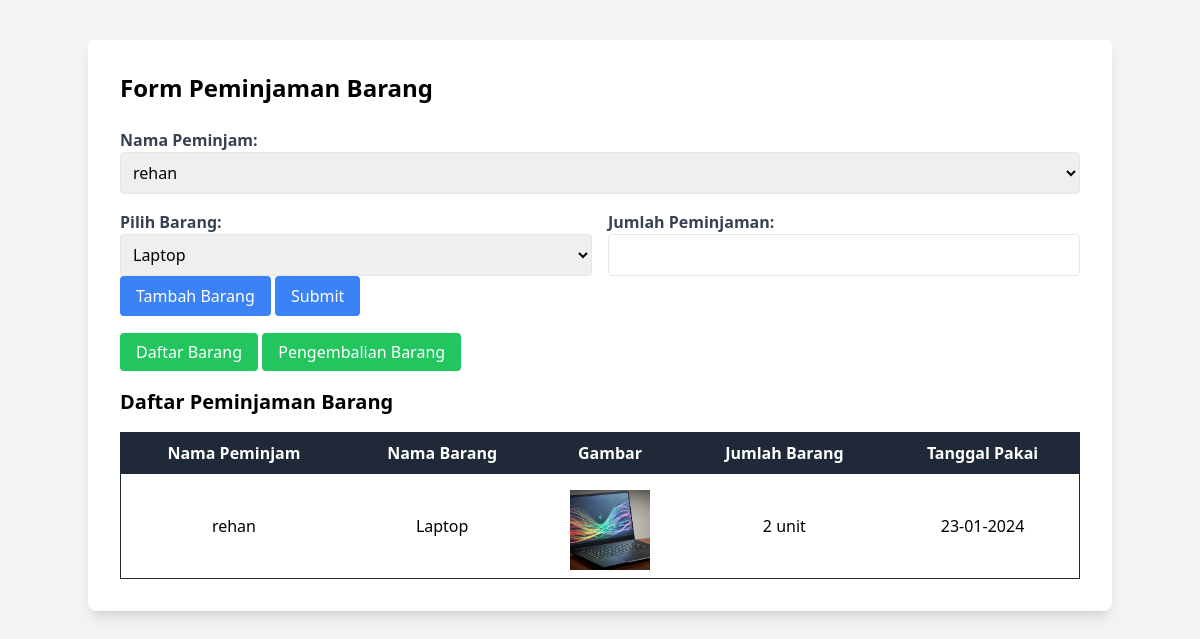
The page /src/View/index.php on the database as committed earlier.
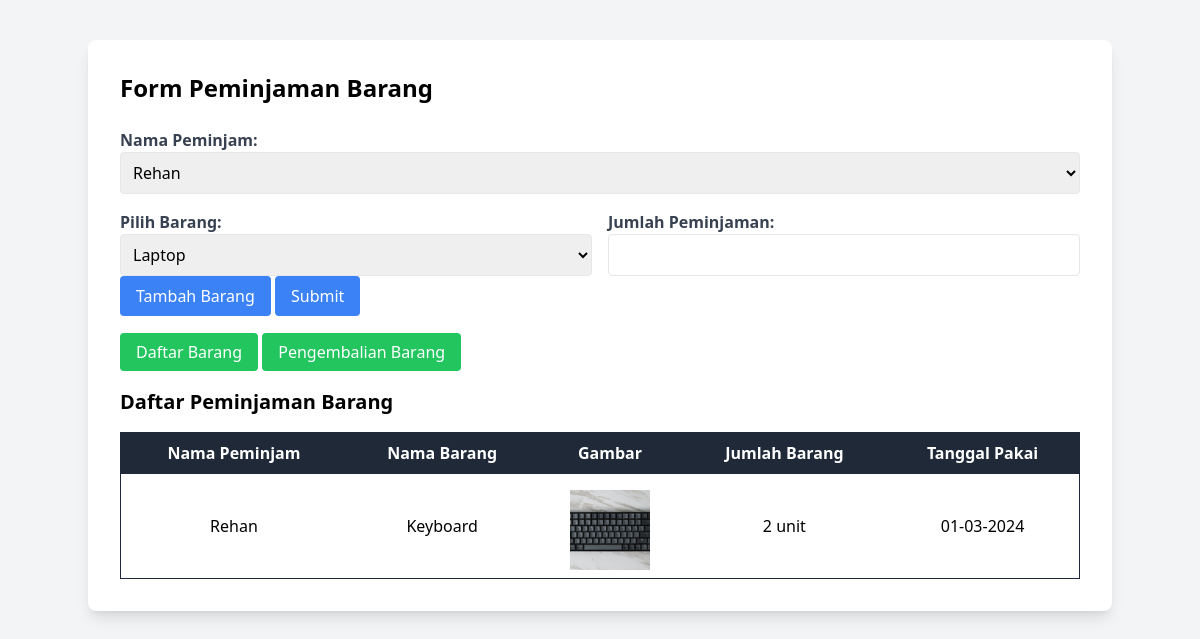
The same page on the database as committed later.
### tables this page shows
CREATE TABLE `peminjaman` (
  `id` int(11) NOT NULL,
  `id_anggota` int(11) DEFAULT NULL,
  `id_admin` int(11) DEFAULT NULL,
  `tanggal_pakai` date DEFAULT NULL
);

CREATE TABLE `anggota` (
  `id` int(11) NOT NULL,
  `nama` varchar(45) NOT NULL
);

CREATE TABLE `barang` (
  `id` int(11) NOT NULL,
  `nama` varchar(45) NOT NULL,
  `stok` int(11) NOT NULL,
  `gambar` varchar(250) DEFAULT NULL
);

CREATE TABLE `peminjaman_barang` (
  `peminjaman_id` int(11) NOT NULL,
  `id_barang` int(11) NOT NULL,
  `jumlah` int(11) DEFAULT NULL
);

### src/Controller/PeminjamanController.php (called while the page is built, shortened)
<?php
class PeminjamanController {
    private $database;
    public function __construct($database) {
        $this->database = $database;
    }
    public function getDaftarPeminjaman()
    {
        $koneksi = $this->database->koneksi;
        $resultPeminjaman = $koneksi->query("SELECT peminjaman.*, anggota.nama AS nama_peminjam, barang.nama AS nama_barang, peminjaman_barang.jumlah, barang.gambar, admin.nama AS nama_admin
                                    FROM peminjaman
                                    JOIN peminjaman_barang ON peminjaman.id = peminjaman_barang.peminjaman_id
                                    JOIN barang ON peminjaman_barang.id_barang = barang.id
                                    JOIN anggota ON peminjaman.id_anggota = anggota.id
                                    JOIN admin ON peminjaman.id_admin = admin.id
                                    ORDER BY peminjaman.id DESC");
        $peminjamans = [];
        while ($rowPeminjaman = $resultPeminjaman->fetch_assoc()) {
            $barang = new Barang($rowPeminjaman['id'], $rowPeminjaman['nama_barang'], 0, $rowPeminjaman['gambar']);
            $peminjam = new Anggota($rowPeminjaman['id'], $rowPeminjaman['nama_peminjam']);
            $admin = new Admin($rowPeminjaman['id'], $rowPeminjaman['nama_admin']);
            $peminjaman = new Peminjaman($rowPeminjaman['id'], $barang, $peminjam, $admin, $rowPeminjaman['tanggal_pakai'], $rowPeminjaman['jumlah']);
            $peminjamans[] = $peminjaman;
        }
        return $peminjamans;
    }
    public function getDaftarAnggota() {
        $result = $this->database->query("SELECT * FROM anggota");
        $daftarAnggota = [];
        while ($row = $result->fetch_assoc()) {
            $anggota = new Anggota($row['id'], $row['nama']);
            $daftarAnggota[] = $anggota;
        }
        return $daftarAnggota;
    }
}

### src/Controller/Database.php (called while the page is built, shortened)
<?php
class Database {
    private $host = "localhost";
    private $username = "root";
    private $password = "";
    private $database = "mini_project_1";
    public $koneksi;
    public function __construct() {
        $this->koneksi = new mysqli($this->host, $this->username, $this->password, $this->database);
    }
    public function query($sql) {
        return $this->koneksi->query($sql);
    }
}

### src/Model/Anggota.php (called while the page is built)
<?php
class Anggota {
    private $id;
    private $nama;
    public function __construct($id, $nama) {
        $this->id = $id;
        $this->nama = $nama;
    }
    public function getId() {
        return $this->id;
    }
    public function getNama() {
        return $this->nama;
    }
}

### src/Controller/BarangController.php (called while the page is built, shortened)
<?php
class BarangController {
    private $database;
    public function __construct(Database $database) {
        $this->database = $database;
    }
    public function getDaftarBarang() {
        $koneksi = $this->database->koneksi;
        $result = $koneksi->query("SELECT * FROM barang");
        $daftarBarang = [];
        while ($row = $result->fetch_assoc()) {
            $barang = new Barang($row['id'], $row['nama'], $row['stok'], $row['gambar']);
            $daftarBarang[] = $barang;
        }
        return $daftarBarang;
    }
}

### src/Model/Barang.php (called while the page is built, shortened)
<?php
class Barang {
    private $id;
    private $nama;
    private $gambar;
    public function __construct($id, $nama, $stok, $gambar) {
        $this->id = $id;
        $this->nama = $nama;
        $this->gambar = $gambar;
    }
    public function getId() {
        return $this->id;
    }
    public function getNama() {
        return $this->nama;
    }
    public function getGambar() {
        return $this->gambar;
    }
}

### src/Model/Peminjaman.php (called while the page is built, shortened)
<?php
class Peminjaman {
    private $barang;
    private $peminjam;
    private $tanggalPakai;
    private $jumlah;
    public function __construct($id, $barang, $peminjam, $admin, $tanggalPakai, $jumlah) {
        $this->barang = $barang;
        $this->peminjam = $peminjam;
        $this->tanggalPakai = $tanggalPakai;
        $this->jumlah = $jumlah;
    }
    public function getBarang() {
        return $this->barang;
    }
    public function getPeminjam() {
        return $this->peminjam;
    }
    public function getTanggalPakai() {
        return $this->tanggalPakai;
    }
    public function getJumlah() {
        return $this->jumlah;
    }
}

### src/View/index.php (the view, shortened to what this page needs)
<?php
include '../Controller/Database.php';
include '../Model/Barang.php';
include '../Model/Anggota.php';
include '../Model/Peminjaman.php';
include '../Controller/PeminjamanController.php';
include '../Controller/BarangController.php';
$database = new Database();
$barangController = new BarangController($database);
$peminjamanController = new PeminjamanController($database);
$peminjamans = $peminjamanController->getDaftarPeminjaman();
$daftarBarang = $barangController->getDaftarBarang();
?>
<!DOCTYPE html>
<html lang="en">
<head>
    <link href="../output.css" rel="stylesheet">
</head>
<body class="bg-gray-100">
<div class="container mx-auto p-8 mt-10 bg-white rounded-lg shadow-lg">
    <h1 class="text-2xl font-bold mb-6">Form Peminjaman Barang</h1>
    <form action="index.php" method="post" class="mb-6">
        <div id="barang-form">
            <div class="mb-4">
                    <label for="peminjam" class="block text-gray-700 font-bold">Nama Peminjam:</label>
                    <select name="peminjam" id="peminjam" class="w-full p-2 border rounded">
                        <?php
                        foreach ($peminjamanController->getDaftarAnggota() as $anggota) {
                            echo "<option value=\"{$anggota->getId()}\">{$anggota->getNama()}</option>";
                        }
                        ?>
                    </select>
            </div>
            <div class="grid grid-cols-1 md:grid-cols-2 gap-4">
                <div>
                    <label for="barang" class="block text-gray-700 font-bold">Pilih Barang:</label>
                    <select name="barang[]" id="barang" class="w-full p-2 border rounded">
                    <?php
                        foreach ($daftarBarang as $barang) {
                            echo "<option value=\"{$barang->getId()}\">{$barang->getNama()}</option>";
                        }
                        ?>
                    </select>
                </div>
                <div>
                    <label for="jumlah" class="block text-gray-700 font-bold">Jumlah Peminjaman:</label>
                    <input type="number" name="jumlah[]" id="jumlah" class="w-full p-2 border rounded">
                </div>
            </div>
        </div>
        <button type="button" id="tambah-barang" class="bg-blue-500 text-white px-4 py-2 rounded">Tambah Barang</button>
        <button type="submit" class="bg-blue-500 text-white px-4 py-2 rounded">Submit</button>
    </form>
    <div class="mb-6">
        <a href="../View/tambah_barang.php" class="bg-green-500 text-white px-4 py-2 rounded">Daftar Barang</a>
        <a href="../View/pengembalian_barang.php" class="bg-green-500 text-white px-4 py-2 rounded">Pengembalian Barang</a>
    </div>
<h2 class="text-xl font-bold mb-4">Daftar Peminjaman Barang</h2>
<table class="border-collapse border border-gray-800 w-full mx-auto">
    <thead>
        <tr class="bg-gray-800 text-white">
            <th class="p-2 text-center">Nama Peminjam</th>
            <th class="p-2 text-center">Nama Barang</th>
            <th class="p-2 text-center">Gambar</th>
            <th class="p-2 text-center">Jumlah Barang</th>
            <th class="p-2 text-center">Tanggal Pakai</th>
        </tr>
    </thead>
    <tbody>
        <?php
        foreach ($peminjamans as $peminjaman) {
            echo "<tr class=\"border border-gray-800\">";
            $tanggalPakai = date("d-m-Y", strtotime($peminjaman->getTanggalPakai()));
            echo "<td class=\"p-2 text-center\">{$peminjaman->getPeminjam()->getNama()}</td>";
            echo "<td class=\"p-2 text-center\">{$peminjaman->getBarang()->getNama()}</td>";
            echo "<td class=\"p-2 text-center\"><img src=\"{$peminjaman->getBarang()->getGambar()}\" alt=\"{$peminjaman->getBarang()->getNama()}\" class=\"w-20 h-20 object-cover mt-2 mx-auto\"></td>";
            echo "<td class=\"p-2 text-center\">{$peminjaman->getJumlah()} unit</td>";
            echo "<td class=\"p-2 text-center\">{$tanggalPakai}</td>";
            echo "</tr>";
        }
        ?>
    </tbody>
</table>
</div>
</body>
</html>

Rows that differ between the two databases and show on the page:
removed peminjaman: id_anggota.nama "rehan", barang.nama "Laptop", barang.gambar+nama (picture), peminjaman_barang.jumlah "2", tanggal_pakai "23-01-2024"
added peminjaman: id_anggota.nama "Rehan", barang.nama "Keyboard", barang.gambar+nama (picture), peminjaman_barang.jumlah "2", tanggal_pakai "01-03-2024"
Other text that changed with them:
form field peminjam: "rehan" → "Rehan"
